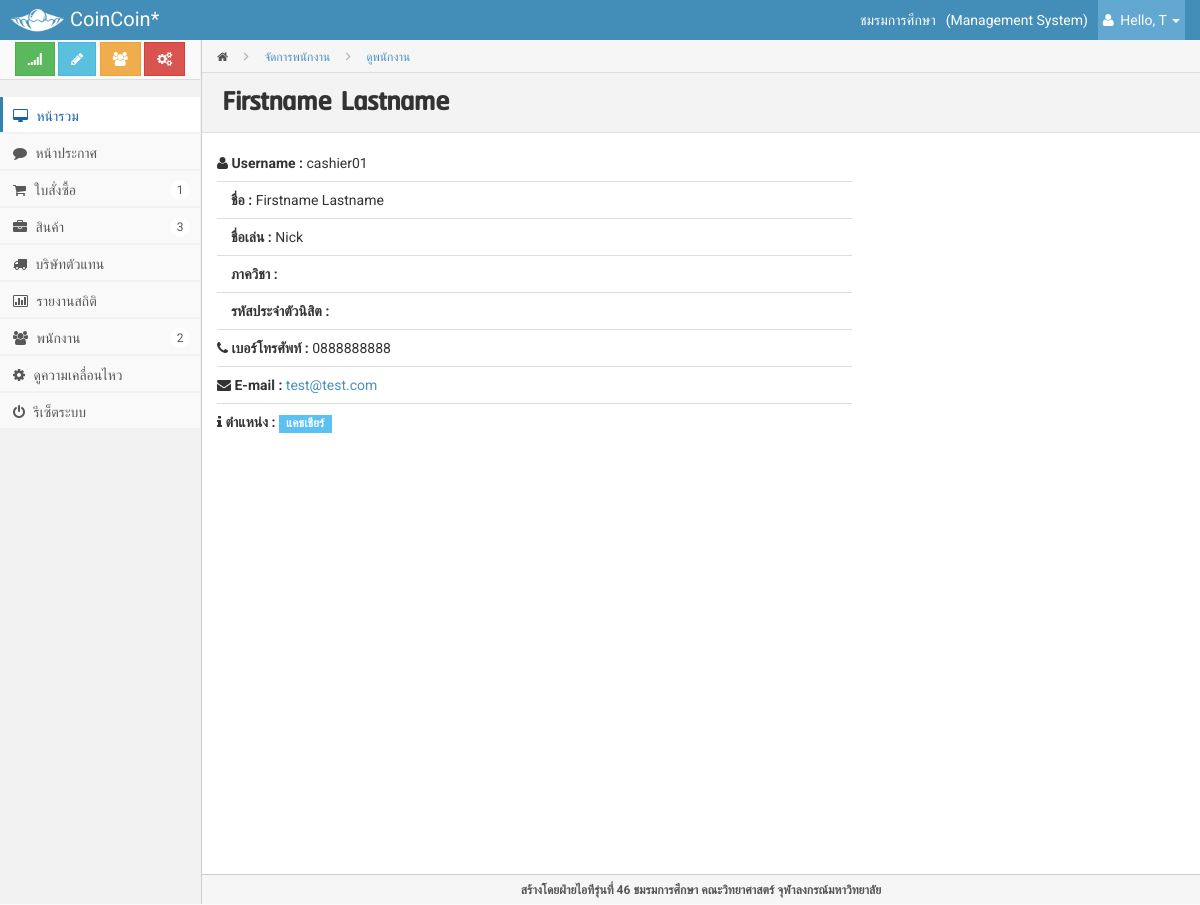
Screenshot of /admin/index.php?page=infostaff&pid=1 (signed in) with the database file from the repository.
### tables this page shows
CREATE TABLE IF NOT EXISTS `member_staff` (
  `memberid` int(10) NOT NULL AUTO_INCREMENT,
  `username` varchar(50) NOT NULL,
  `password` varchar(200) NOT NULL,
  `firstname` varchar(60) NOT NULL,
  `lastname` varchar(60) NOT NULL,
  `nickname` varchar(60) NOT NULL,
  `phone` varchar(100) NOT NULL,
  `email` varchar(100) DEFAULT NULL,
  `position` char(1) NOT NULL,
  PRIMARY KEY (`memberid`),
  UNIQUE KEY `username` (`username`)
);

### admin/modules/infostaff.php (the view, shortened to what this page needs)
<?php
	$pid =  (isset($_GET["pid"])) ? $_GET["pid"] : '';
	$sqllist = "SELECT * FROM member_staff WHERE memberid=$pid ";
	$query= mysqli_query($connect, $sqllist);
	$row = mysqli_fetch_array($query);
?>
        <div class="page-head">
            <div class="bread-crumb">
                <a href="index.html"><i class="icon-home"></i></a>
                <i class="icon-angle-right"></i>
                <a href="?page=staff" class="bread-current">จัดการพนักงาน</a>
				<i class="icon-angle-right"></i>
                <a href="#" class="bread-current">ดูพนักงาน</a>
            </div>
            <h3 class="content-heading"><?php echo $row['firstname'];?> <?php echo $row['lastname'];?></h3>
        </div>
        <div class="matter">
            <div class="container">
                <div class="row">
					<div class="col-md-8">
					<b><i class="icon-user"></i> Username : </b> <?php echo $row['username'];?><hr/>
					<b>&nbsp;&nbsp;&nbsp;&nbsp;ชื่อ : </b> <?php echo $row['firstname']." ".$row['lastname'];?><hr/>
					<b>&nbsp;&nbsp;&nbsp;&nbsp;ชื่อเล่น : </b> <?php echo $row['nickname'];?><hr/>
					<b>&nbsp;&nbsp;&nbsp;&nbsp;ภาควิชา : </b> <?php echo $row['major'];?><hr/>
					<b>&nbsp;&nbsp;&nbsp;&nbsp;รหัสประจำตัวนิสิต : </b> <?php echo $row['studentID'];?><hr/>
					<b><i class="icon-phone"></i> เบอร์โทรศัพท์ : </b> <?php echo $row['phone'];?><hr/>
					<b><i class="icon-envelope"></i> E-mail : </b> <a href="mailto:<?php echo $row['email'];?>"><?php echo $row['email'];?></a><hr/>
					<b><i class="icon-info"></i> ตำแหน่ง : </b> <?php
						if($row['position'] == 'A') {
							echo "<span class=\"label label-success\">ผู้ดูแลระบบ</span>";
						} else if($row['position'] == 'M') {
							echo "<span class=\"label label-warning\">ผู้จัดการ</span>";
						} else if($row['position'] == 'C') {
							echo "<span class=\"label label-info\">แคชเชียร์</span>";
						}
					?>
					<br>
					</div>
				</div>
				<div class="row">
					<div class="col-md-12">
					</div>
                </div>
            </div>
        </div>

### admin/style/style.css (style rules this page uses)
* { border-radius: 0 !important; filter: progid:DXImageTransform.Microsoft.gradient(enabled = false) !important; text-shadow: none !important; font-family: Roboto,"Helvetica Neue",Helvetica, sans-serif; }
body { background-color: #F9F9F9; color: #333333; font-family: Roboto,"Helvetica Neue",Helvetica,Arial,sans-serif; font-size: 14px; -webkit-font-smoothing: antialiased; line-height: 20px; padding-top: 40px; }
h1, h2, h3, h4, h5, h6, .h1, .h2, .h3, .h4, .h5, .h6 { font-family: Roboto,"Helvetica Neue",Helvetica,Arial,sans-serif; font-weight: 700; line-height: 20px; }
h1, h2, h3 { line-height: 40px; margin-bottom: 10px; margin-top: 20px; }
h3, .h3 { font-size: 24px; }
a { color: #4C8FBD; }
hr { margin:8px 0px 8px 0px !important; padding:0px !important; border-top:0px; border-bottom:1px solid #ddd !important; height:0px; }
.label { display: inline-block; font-size: 85%; margin: 1px 0; padding-bottom: 3px !important; padding-top: 3px !important; text-indent: 0; }
.label.label-info, .badge.badge-info { background: #5BC0F2 !important; }
.mainbar .container { max-width:100% !important; }
.mainbar .page-head { padding: 0 20px 0px; }
.mainbar .bread-crumb { background-color: #F6F6F6; border-bottom: 1px solid #DDDDDD; list-style: none outside none; margin: 0px -20px 20px; padding: 0 0 0 15px; }
.mainbar .bread-crumb > i { color: #aaa; line-height: 32px; padding: 0 12px; }
.mainbar .bread-crumb a { display: inline-block; color: #555; font-size: 12px; height: 30px; line-height: 32px; }
.mainbar .bread-crumb a.bread-current { color: #4C8FBD; text-decoration: none; }
.content-heading { font-family: 'rsu-regular'; font-size: 2.3em; border-top: 0 none; margin: -20px -20px 20px 0; background-color: #F3F3F3; border-bottom: 1px solid #DDDDDD; border-top: 1px solid #DDDDDD; padding: 10px 20px 9px; }
.mainbar .page-head .content-heading { margin: -20px -20px 20px; border-top: 0; }
.mainbar .matter { padding: 0 0 20px 0px; }

### rows the page displays
member_staff: firstname "Firstname", lastname "Lastname", username "cashier01", nickname "Nick", phone "0888888888", email "test@test.com"

### other values shown
$info['name'] "ชมรมการศึกษา"
$_SESSION["firstname"] "T"
